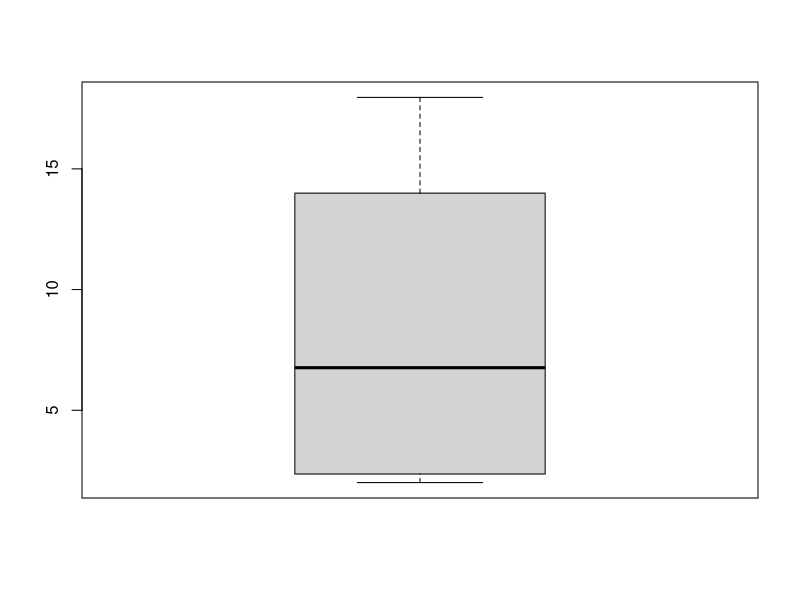

The R source for this figure:


E=runif(min = 0,max = 20,10)
lambda=runif(min = 0,max = 2,10)
V=30
C=runif(min = 0,max = 200000,10)

  Cs<-0.02*C
  
 time_safe=function(Cs,C,E,lambda,V) {
  Ts<-log((Cs-E/(lambda*V))/(C-E/(lambda*V)))/(-lambda)
  return(Ts)
 }  
 
 p<-c()
 
for (i in 1:10) {
  p[i]<-time_safe(Cs,C,E[i],lambda,V)
  print(p)
}
 #time_safe(Cs,C,E,lambda,V)

 p<-log((Cs-E/(lambda*V))/(C-E/(lambda*V)))/(-lambda)
boxplot(p) 

